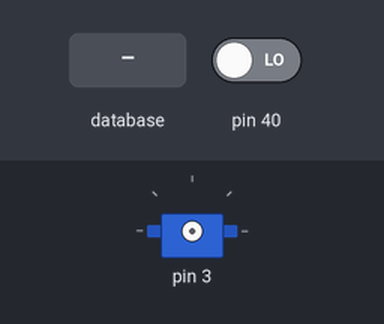
The program below on a simulated Raspberry Pi (header pin numbers). On the bench: servo. The inputs (shaded band) are chosen by the test bench; at power-on: pin 40 LOW. Each call to the cloud database takes 0.3 s, and an entry nobody has set reads as its off value or as empty; servo angles are drawn from the pulse width (0.5 ms = 0°, 2.5 ms = 180°); what the program prints to the terminal is not drawn.

Above: at 1.5 s.
1.6 s: database entry "DoorCommand" set to "Open"
Timing chart, 0 to 9.3 s (numbered marks = the images above; inputs shaded):
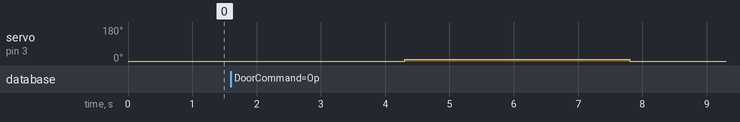

Measured:
- after the input at 1.6 s, servo on pin 3: 0° → 9° after 2.7 s, → 0° 3.5 s later

The program:

doorController.py
```python
import RPi.GPIO as GPIO
from time import sleep
import pyrebase

# Firebase database configuration
config = {

	"apiKey": "########",
	"authDomain": "#########",
	"databaseURL": "#########",
	"storageBucket": "###########"
}

# Initialize and connect to database
firebase = pyrebase.initialize_app(config)
database = firebase.database()

# Set up RaspberryPi pinout for servo and limit switch
GPIO.setmode(GPIO.BOARD)
GPIO.setup(03, GPIO.OUT)
GPIO.setup(40, GPIO.IN, pull_up_down=GPIO.PUD_DOWN)

pwm = GPIO.PWM(03, 50)
pwm.start(0)

# Converts a angle to a duty cycle number for the servo
def setAngle(angle):

	duty = angle / 18 + 2
	GPIO.output(03, True)
	pwm.ChangeDutyCycle(duty)
	sleep(0.5)
	GPIO.output(03, False)
	pwm.ChangeDutyCycle(0)

# Moves the servo to desired angles and ultimately opens the door
# Resets door command in database
def triggerDoor():

	setAngle(0)
	sleep(2)

	setAngle(35)
	sleep(3)

	setAngle(0)
	database.update({"DoorCommand":"None"})
	sleep(5)

# Gets door status on startup
doorStatus = database.child("DoorStatus").get().val()

# Loop checks for changes in database door status.
while True:

	# Looks for commands from database
	doorCommand = database.child("DoorCommand").get().val()

	# Updates door status in database (open/closed)
	if GPIO.input(40) == 1 and doorStatus == "Closed":
		doorStatus = "Open"
		database.update({"DoorStatus":"Open"})
		print("Door Open")

	elif GPIO.input(40) == 0 and doorStatus == "Open":
		doorStatus = "Closed"
		database.update({"DoorStatus":"Closed"})
		print("Door Closed")

	# Opens the door based on commands from the database
	if doorCommand == "Open" and doorStatus == "Closed":
		print("DOOR IS OPENING")
		triggerDoor()

	elif doorCommand == "Close" and doorStatus == "Open":
		print("DOOR IS CLOSING")
		triggerDoor()


pwm.stop()
GPIO.cleanup()
```
